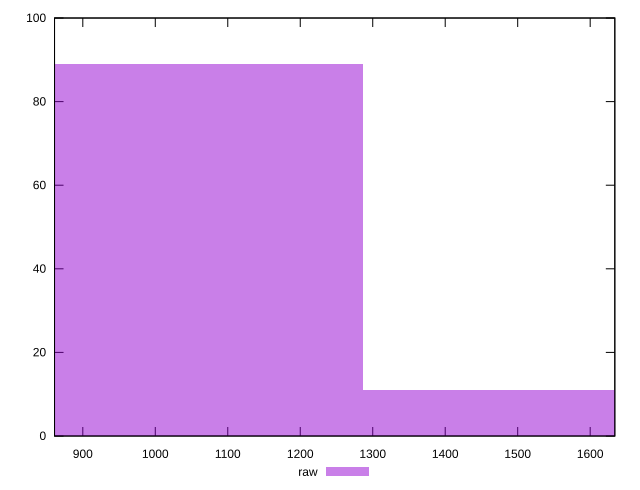

This chart was generated by the following gnuplot code:
reset

$raw <<EOF
1029.4201688557373 89
1544.130253283606 11
EOF

set key outside below
set boxwidth 514.7100844278687
set xrange [861:1634]
set yrange [0:100]
set trange [0:100]
set style fill transparent solid 0.5 noborder
set terminal svg size 640, 490 enhanced background rgb 'white'
set output "reports/report_00032_2021-02-25T10-28-15.087Z/render-blocking-resources/samples/astro/raw/histogram.svg"

plot $raw title "raw" with boxes

reset
